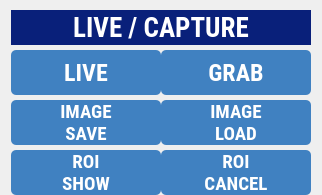
           <widget class="QGroupBox" name="groupBox">
            <property name="minimumSize">
             <size>
              <width>220</width>
              <height>0</height>
             </size>
            </property>
            <property name="maximumSize">
             <size>
              <width>16777215</width>
              <height>220</height>
             </size>
            </property>
            <property name="font">
             <font>
              <family>Roboto Condensed</family>
              <pointsize>1</pointsize>
              <weight>50</weight>
              <bold>false</bold>
             </font>
            </property>
            <property name="layoutDirection">
             <enum>Qt::LeftToRight</enum>
            </property>
            <property name="styleSheet">
             <string notr="true">QGroupBox{
border-style: outset;
}</string>
            </property>
            <property name="title">
             <string/>
            </property>
            <property name="alignment">
             <set>Qt::AlignCenter</set>
            </property>
            <property name="flat">
             <bool>true</bool>
            </property>
            <layout class="QVBoxLayout" name="verticalLayout_19">
             <property name="spacing">
              <number>0</number>
             </property>
             <property name="sizeConstraint">
              <enum>QLayout::SetDefaultConstraint</enum>
             </property>
             <property name="topMargin">
              <number>0</number>
             </property>
             <property name="bottomMargin">
              <number>0</number>
             </property>
             <item>
              <spacer name="verticalSpacer">
               <property name="orientation">
                <enum>Qt::Vertical</enum>
               </property>
               <property name="sizeType">
                <enum>QSizePolicy::Fixed</enum>
               </property>
               <property name="sizeHint" stdset="0">
                <size>
                 <width>20</width>
                 <height>10</height>
                </size>
               </property>
              </spacer>
             </item>
             <item>
              <widget class="QLabel" name="label_57">
               <property name="minimumSize">
                <size>
                 <width>0</width>
                 <height>35</height>
                </size>
               </property>
               <property name="maximumSize">
                <size>
                 <width>16777215</width>
                 <height>35</height>
                </size>
               </property>
               <property name="font">
                <font>
                 <family>Roboto Condensed</family>
                 <pointsize>20</pointsize>
                 <weight>75</weight>
                 <bold>true</bold>
                </font>
               </property>
               <property name="styleSheet">
                <string notr="true">background-color: rgb(9, 32, 122);
color: rgb(255, 255, 255);</string>
               </property>
               <property name="text">
                <string>LIVE / CAPTURE</string>
               </property>
               <property name="alignment">
                <set>Qt::AlignCenter</set>
               </property>
              </widget>
             </item>
             <item>
              <layout class="QHBoxLayout" name="horizontalLayout_6">
               <property name="spacing">
                <number>0</number>
               </property>
               <property name="topMargin">
                <number>5</number>
               </property>
               <property name="bottomMargin">
                <number>0</number>
               </property>
               <item>
                <widget class="QPushButton" name="inspLiveBtn">
                 <property name="sizePolicy">
                  <sizepolicy hsizetype="Minimum" vsizetype="Fixed">
                   <horstretch>0</horstretch>
                   <verstretch>40</verstretch>
                  </sizepolicy>
                 </property>
                 <property name="minimumSize">
                  <size>
                   <width>150</width>
                   <height>45</height>
                  </size>
                 </property>
                 <property name="maximumSize">
                  <size>
                   <width>150</width>
                   <height>45</height>
                  </size>
                 </property>
                 <property name="font">
                  <font>
                   <family>Roboto Condensed</family>
                   <pointsize>18</pointsize>
                   <weight>75</weight>
                   <bold>true</bold>
                  </font>
                 </property>
                 <property name="styleSheet">
                  <string notr="true">color: rgb(255, 255, 255);
background-color: rgb(64, 129, 193);
border-width: 1px;
padding: 5px;
border-radius: 5px;</string>
                 </property>
                 <property name="text">
                  <string>LIVE</string>
                 </property>
                </widget>
               </item>
               <item>
                <widget class="QPushButton" name="inspGripBtn">
                 <property name="sizePolicy">
                  <sizepolicy hsizetype="Minimum" vsizetype="Fixed">
                   <horstretch>0</horstretch>
                   <verstretch>40</verstretch>
                  </sizepolicy>
                 </property>
                 <property name="minimumSize">
                  <size>
                   <width>150</width>
                   <height>45</height>
                  </size>
                 </property>
                 <property name="maximumSize">
                  <size>
                   <width>150</width>
                   <height>45</height>
                  </size>
                 </property>
                 <property name="font">
                  <font>
                   <family>Roboto Condensed</family>
                   <pointsize>18</pointsize>
                   <weight>75</weight>
                   <bold>true</bold>
                  </font>
                 </property>
                 <property name="layoutDirection">
                  <enum>Qt::LeftToRight</enum>
                 </property>
                 <property name="styleSheet">
                  <string notr="true">color: rgb(255, 255, 255);
background-color: rgb(64, 129, 193);
border-width: 1px;
padding: 5px;
border-radius: 5px;</string>
                 </property>
                 <property name="text">
                  <string>GRAB</string>
                 </property>
                </widget>
               </item>
              </layout>
             </item>
             <item>
              <layout class="QHBoxLayout" name="horizontalLayout_25">
               <property name="spacing">
                <number>0</number>
               </property>
               <property name="topMargin">
                <number>5</number>
               </property>
               <property name="bottomMargin">
                <number>0</number>
               </property>
               <item>
                <widget class="QPushButton" name="inspSaveBtn">
                 <property name="sizePolicy">
                  <sizepolicy hsizetype="Minimum" vsizetype="Fixed">
                   <horstretch>0</horstretch>
                   <verstretch>40</verstretch>
                  </sizepolicy>
                 </property>
                 <property name="minimumSize">
                  <size>
                   <width>150</width>
                   <height>45</height>
                  </size>
                 </property>
                 <property name="maximumSize">
                  <size>
                   <width>150</width>
                   <height>45</height>
                  </size>
                 </property>
                 <property name="font">
                  <font>
                   <family>Roboto Condensed</family>
                   <pointsize>14</pointsize>
                   <weight>75</weight>
                   <bold>true</bold>
                  </font>
                 </property>
                 <property name="styleSheet">
                  <string notr="true">color: rgb(255, 255, 255);
background-color: rgb(64, 129, 193);
border-width: 1px;
padding: 5px;
border-radius: 5px;</string>
                 </property>
                 <property name="text">
                  <string>IMAGE
SAVE</string>
                 </property>
                </widget>
               </item>
               <item>
                <widget class="QPushButton" name="teachLoadBtn">
                 <property name="sizePolicy">
                  <sizepolicy hsizetype="Minimum" vsizetype="Fixed">
                   <horstretch>0</horstretch>
                   <verstretch>40</verstretch>
                  </sizepolicy>
                 </property>
                 <property name="minimumSize">
                  <size>
                   <width>150</width>
                   <height>45</height>
                  </size>
                 </property>
                 <property name="maximumSize">
                  <size>
                   <width>150</width>
                   <height>45</height>
                  </size>
                 </property>
                 <property name="font">
                  <font>
                   <family>Roboto Condensed</family>
                   <pointsize>14</pointsize>
                   <weight>75</weight>
                   <bold>true</bold>
                  </font>
                 </property>
                 <property name="styleSheet">
                  <string notr="true">color: rgb(255, 255, 255);
background-color: rgb(64, 129, 193);
border-width: 1px;
padding: 5px;
border-radius: 5px;</string>
                 </property>
                 <property name="text">
                  <string>IMAGE
LOAD</string>
                 </property>
                </widget>
               </item>
              </layout>
             </item>
             <item>
              <layout class="QHBoxLayout" name="horizontalLayout_45">
               <property name="spacing">
                <number>0</number>
               </property>
               <property name="topMargin">
                <number>5</number>
               </property>
               <property name="bottomMargin">
                <number>0</number>
               </property>
               <item>
                <widget class="QPushButton" name="inspROIOkBtn">
                 <property name="sizePolicy">
                  <sizepolicy hsizetype="Minimum" vsizetype="Fixed">
                   <horstretch>0</horstretch>
                   <verstretch>40</verstretch>
                  </sizepolicy>
                 </property>
                 <property name="minimumSize">
                  <size>
                   <width>150</width>
                   <height>45</height>
                  </size>
                 </property>
                 <property name="maximumSize">
                  <size>
                   <width>150</width>
                   <height>45</height>
                  </size>
                 </property>
                 <property name="font">
                  <font>
                   <family>Roboto Condensed</family>
                   <pointsize>14</pointsize>
                   <weight>75</weight>
                   <bold>true</bold>
                  </font>
                 </property>
                 <property name="styleSheet">
                  <string notr="true">color: rgb(255, 255, 255);
background-color: rgb(64, 129, 193);
border-width: 1px;
padding: 5px;
border-radius: 5px;</string>
                 </property>
                 <property name="text">
                  <string>ROI
SHOW</string>
                 </property>
                </widget>
               </item>
               <item>
                <widget class="QPushButton" name="inspROICancelBtn">
                 <property name="sizePolicy">
                  <sizepolicy hsizetype="Minimum" vsizetype="Fixed">
                   <horstretch>0</horstretch>
                   <verstretch>40</verstretch>
                  </sizepolicy>
                 </property>
                 <property name="minimumSize">
                  <size>
                   <width>150</width>
                   <height>45</height>
                  </size>
                 </property>
                 <property name="maximumSize">
                  <size>
                   <width>150</width>
                   <height>45</height>
                  </size>
                 </property>
                 <property name="font">
                  <font>
                   <family>Roboto Condensed</family>
                   <pointsize>14</pointsize>
                   <weight>75</weight>
                   <bold>true</bold>
                  </font>
                 </property>
                 <property name="styleSheet">
                  <string notr="true">color: rgb(255, 255, 255);
background-color: rgb(64, 129, 193);
border-width: 1px;
padding: 5px;
border-radius: 5px;</string>
                 </property>
                 <property name="text">
                  <string>ROI
CANCEL</string>
                 </property>
                </widget>
               </item>
              </layout>
             </item>
            </layout>
           </widget>
